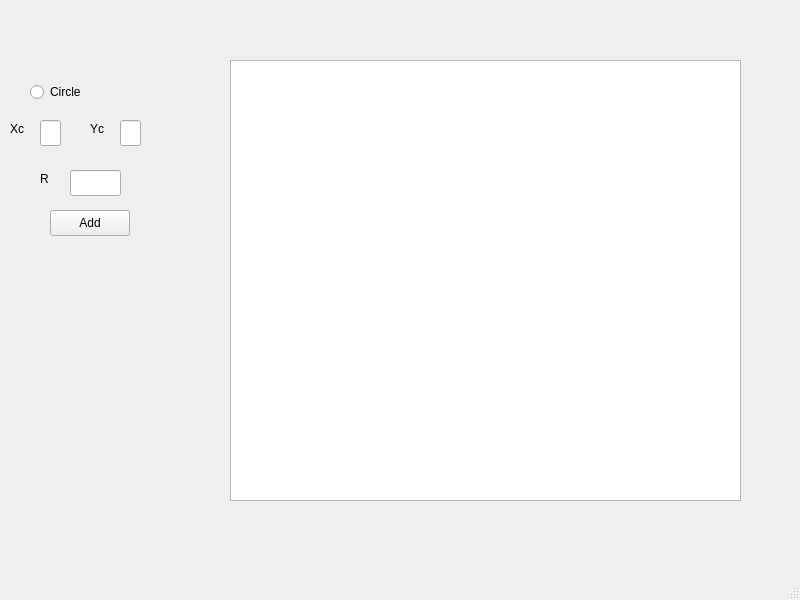
<?xml version="1.0" encoding="UTF-8"?>
<ui version="4.0">
 <class>MainWindow</class>
 <widget class="QMainWindow" name="MainWindow">
  <property name="geometry">
   <rect>
    <x>0</x>
    <y>0</y>
    <width>800</width>
    <height>600</height>
   </rect>
  </property>
  <property name="windowTitle">
   <string>MainWindow</string>
  </property>
  <widget class="QWidget" name="centralwidget">
   <widget class="QPushButton" name="btn_add">
    <property name="geometry">
     <rect>
      <x>50</x>
      <y>210</y>
      <width>80</width>
      <height>26</height>
     </rect>
    </property>
    <property name="text">
     <string>Add</string>
    </property>
   </widget>
   <widget class="QGraphicsView" name="graphicsView">
    <property name="geometry">
     <rect>
      <x>230</x>
      <y>60</y>
      <width>511</width>
      <height>441</height>
     </rect>
    </property>
   </widget>
   <widget class="QRadioButton" name="radioButton">
    <property name="geometry">
     <rect>
      <x>30</x>
      <y>80</y>
      <width>102</width>
      <height>24</height>
     </rect>
    </property>
    <property name="text">
     <string>Circle</string>
    </property>
   </widget>
   <widget class="QLineEdit" name="e_xc">
    <property name="geometry">
     <rect>
      <x>40</x>
      <y>120</y>
      <width>21</width>
      <height>26</height>
     </rect>
    </property>
   </widget>
   <widget class="QLineEdit" name="e_yc">
    <property name="geometry">
     <rect>
      <x>120</x>
      <y>120</y>
      <width>21</width>
      <height>26</height>
     </rect>
    </property>
   </widget>
   <widget class="QLineEdit" name="e_r">
    <property name="geometry">
     <rect>
      <x>70</x>
      <y>170</y>
      <width>51</width>
      <height>26</height>
     </rect>
    </property>
   </widget>
   <widget class="QLabel" name="label">
    <property name="geometry">
     <rect>
      <x>10</x>
      <y>120</y>
      <width>31</width>
      <height>18</height>
     </rect>
    </property>
    <property name="text">
     <string>Xc</string>
    </property>
   </widget>
   <widget class="QLabel" name="label_2">
    <property name="geometry">
     <rect>
      <x>90</x>
      <y>120</y>
      <width>31</width>
      <height>18</height>
     </rect>
    </property>
    <property name="text">
     <string>Yc</string>
    </property>
   </widget>
   <widget class="QLabel" name="label_3">
    <property name="geometry">
     <rect>
      <x>40</x>
      <y>170</y>
      <width>31</width>
      <height>18</height>
     </rect>
    </property>
    <property name="text">
     <string>R</string>
    </property>
   </widget>
   <widget class="QLabel" name="lbl_err">
    <property name="geometry">
     <rect>
      <x>30</x>
      <y>360</y>
      <width>141</width>
      <height>18</height>
     </rect>
    </property>
    <property name="text">
     <string/>
    </property>
   </widget>
  </widget>
  <widget class="QMenuBar" name="menubar">
   <property name="geometry">
    <rect>
     <x>0</x>
     <y>0</y>
     <width>800</width>
     <height>23</height>
    </rect>
   </property>
  </widget>
  <widget class="QStatusBar" name="statusbar"/>
 </widget>
 <resources/>
 <connections/>
</ui>
